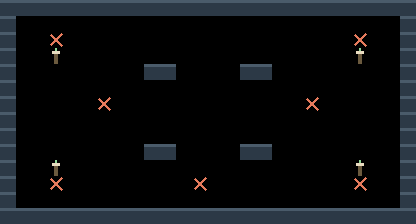

Tiled map render using the project's own tile images. Description and the whole map definition, tile-layer contents included, below:
An orthogonal 26x14 tile map with 16x16 px tiles, 2 tile layers (terreno, marcadores).

<map version="1.10" tiledversion="1.11.0" orientation="orthogonal" renderorder="right-down" width="26" height="14" tilewidth="16" tileheight="16" infinite="0" nextlayerid="3" nextobjectid="1">
 <properties>
  <property name="tipo" value="arc_combate" />
  <property name="nombre" value="atriles" />
 </properties>
 <tileset firstgid="1" source="muelle.tsx" />
 <layer id="1" name="terreno" width="26" height="14">
  <data encoding="csv">
1,1,1,1,1,1,1,1,1,1,1,1,1,1,1,1,1,1,1,1,1,1,1,1,1,1,
1,0,0,0,0,0,0,0,0,0,0,0,0,0,0,0,0,0,0,0,0,0,0,0,0,1,
1,0,0,0,0,0,0,0,0,0,0,0,0,0,0,0,0,0,0,0,0,0,0,0,0,1,
1,0,0,9,0,0,0,0,0,0,0,0,0,0,0,0,0,0,0,0,0,0,9,0,0,1,
1,0,0,0,0,0,0,0,0,1,1,0,0,0,0,1,1,0,0,0,0,0,0,0,0,1,
1,0,0,0,0,0,0,0,0,0,0,0,0,0,0,0,0,0,0,0,0,0,0,0,0,1,
1,0,0,0,0,0,0,0,0,0,0,0,0,0,0,0,0,0,0,0,0,0,0,0,0,1,
1,0,0,0,0,0,0,0,0,0,0,0,0,0,0,0,0,0,0,0,0,0,0,0,0,1,
1,0,0,0,0,0,0,0,0,0,0,0,0,0,0,0,0,0,0,0,0,0,0,0,0,1,
1,0,0,0,0,0,0,0,0,1,1,0,0,0,0,1,1,0,0,0,0,0,0,0,0,1,
1,0,0,9,0,0,0,0,0,0,0,0,0,0,0,0,0,0,0,0,0,0,9,0,0,1,
1,0,0,0,0,0,0,0,0,0,0,0,0,0,0,0,0,0,0,0,0,0,0,0,0,1,
1,0,0,0,0,0,0,0,0,0,0,0,0,0,0,0,0,0,0,0,0,0,0,0,0,1,
1,1,1,1,1,1,1,1,1,1,1,1,1,1,1,1,1,1,1,1,1,1,1,1,1,1
</data>
 </layer>
 <layer id="2" name="marcadores" width="26" height="14">
  <data encoding="csv">
0,0,0,0,0,0,0,0,0,0,0,0,0,0,0,0,0,0,0,0,0,0,0,0,0,0,
0,0,0,0,0,0,0,0,0,0,0,0,0,0,0,0,0,0,0,0,0,0,0,0,0,0,
0,0,0,3,0,0,0,0,0,0,0,0,0,0,0,0,0,0,0,0,0,0,3,0,0,0,
0,0,0,0,0,0,0,0,0,0,0,0,0,0,0,0,0,0,0,0,0,0,0,0,0,0,
0,0,0,0,0,0,0,0,0,0,0,0,0,0,0,0,0,0,0,0,0,0,0,0,0,0,
0,0,0,0,0,0,0,0,0,0,0,0,0,0,0,0,0,0,0,0,0,0,0,0,0,0,
0,0,0,0,0,0,3,0,0,0,0,0,0,0,0,0,0,0,0,3,0,0,0,0,0,0,
0,0,0,0,0,0,0,0,0,0,0,0,0,0,0,0,0,0,0,0,0,0,0,0,0,0,
0,0,0,0,0,0,0,0,0,0,0,0,0,0,0,0,0,0,0,0,0,0,0,0,0,0,
0,0,0,0,0,0,0,0,0,0,0,0,0,0,0,0,0,0,0,0,0,0,0,0,0,0,
0,0,0,0,0,0,0,0,0,0,0,0,0,0,0,0,0,0,0,0,0,0,0,0,0,0,
0,0,0,3,0,0,0,0,0,0,0,0,3,0,0,0,0,0,0,0,0,0,3,0,0,0,
0,0,0,0,0,0,0,0,0,0,0,0,0,0,0,0,0,0,0,0,0,0,0,0,0,0,
0,0,0,0,0,0,0,0,0,0,0,0,0,0,0,0,0,0,0,0,0,0,0,0,0,0
</data>
 </layer>
</map>
